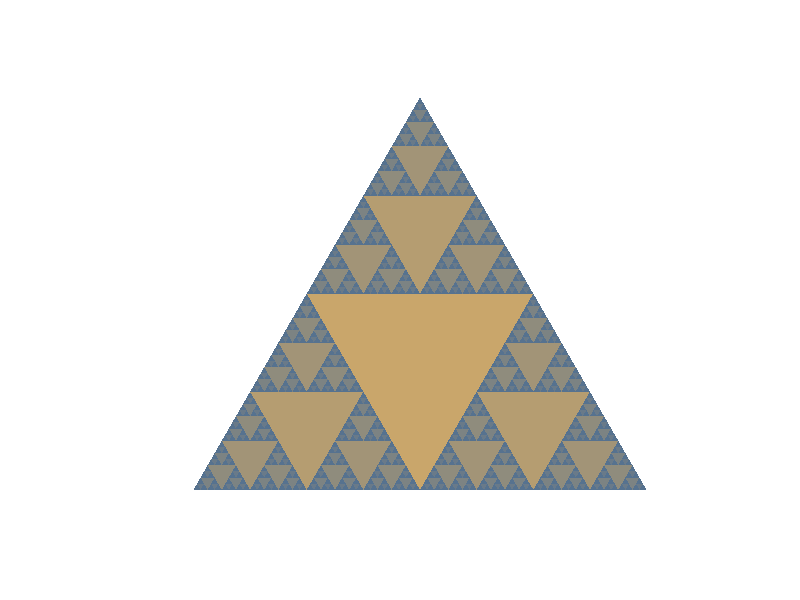

Here is the R script that generated this plot:
## ---- chunk 1
{
sierpinski = function(x, y, size, depth, max_depth) {
    color <- colorRampPalette(c("#56728F", "#C9A66B"))(max_depth + 1)[depth + 1]
    
    polygon(
      x = c(x, x + size / 2, x - size / 2),
      y = c(y, y - size * sqrt(3)/2, y - size * sqrt(3)/2),
      col = color,
      border = NA
    )
   if (depth > 0) {   
    sierpinski(x, y, size / 2, depth - 1, max_depth)
    sierpinski(x - size / 4, y - size * sqrt(3)/4, size / 2, depth - 1, max_depth)
    sierpinski(x + size / 4, y - size * sqrt(3)/4, size / 2, depth - 1, max_depth)
  }
}

# Crear lienzo
plot(NA, xlim = c(-1, 1), ylim = c(-1.7, 0), asp = 1, xaxt = "n", yaxt = "n", xlab = "", ylab = "", bty = "n")

max_depth = 6
sierpinski(0, 0, 2, max_depth, max_depth)
}
